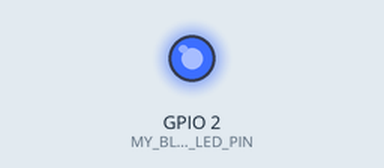
Simulated run of this sketch. Board: ESP8266 (NodeMCU). Shown: output pins drawn as LEDs (lit = HIGH). WiFi joins after 1.5 s; servers stay silent unless stated.

Above: at 2.4 s.
At 4.7 s:
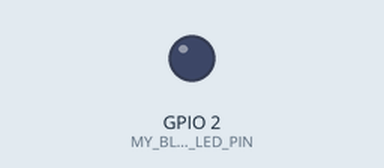
Timing chart, 0 to 6.4 s (numbered marks = the images above):
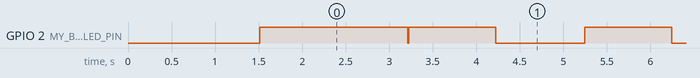

The sketch:

client.ino
```cpp
/*
  Skyrc IMAX B6 - uart to serial port over esp8266 client
  I used this scetch with nodemcu, because it got uart to serial port converter.
  Possible using with esp8266 + any ftdi convertor.
  Remark: If you got bad uart signal :
  remove resistor R4 https://github.com/neolead/skyrc-imax-b6-usb-uart-over-wifi-with-esp8266/raw/main/uart.jpg
  thanks to : https://github.com/stawel/cheali-charger/issues/256
  Created by neolead: janvarry@gmail.com nov.2020
  main part maid by from by Tom Igoe
 */

#include <ESP8266WiFi.h>
#define MY_BLUE_LED_PIN 2


const char* ssid     = "TCPUARTBridge";
const char* password = "12345678";

// Enter the IP address of the server you're connecting to:
IPAddress server(192, 168, 4, 1);
int port = 23;

// Initialize the Wifi client library
WiFiClient client;

void setup() {
  WiFi.setSleepMode(WIFI_NONE_SLEEP);
  Serial.begin(38400,SERIAL_8E2);
  pinMode(MY_BLUE_LED_PIN, OUTPUT);
  delay(10);


  WiFi.begin(ssid, password);

  while (WiFi.status() != WL_CONNECTED) {
    digitalWrite(MY_BLUE_LED_PIN, LOW);
    delay(500);
    digitalWrite(MY_BLUE_LED_PIN, HIGH);
    //Serial.print(".");
  }


  if (client.connect(server, port)) {
    //Serial.println("connected to server");
    digitalWrite(MY_BLUE_LED_PIN, HIGH);
    delay(50);
      }
  else {
    // if you didn't get a connection to the server:
//    Serial.println("connection to server failed");
    digitalWrite(MY_BLUE_LED_PIN, LOW);
    delay(200);
    digitalWrite(MY_BLUE_LED_PIN, HIGH);
    delay(200);
    digitalWrite(MY_BLUE_LED_PIN, LOW);
  }
}

void loop()
{
  // if there are incoming bytes available
  // from the server, read them and print them:
  if (client.available()) {
    char c = client.read();
    Serial.print(c);
    digitalWrite(MY_BLUE_LED_PIN, LOW);
    delay(10);
    digitalWrite(MY_BLUE_LED_PIN, HIGH);
    delay(10);
  }

  // as long as there are bytes in the serial queue,
  // read them and send them out the socket if it's open:
  while (Serial.available() > 0) {
    char inChar = Serial.read();
    digitalWrite(MY_BLUE_LED_PIN, LOW);
    delay(10);
    digitalWrite(MY_BLUE_LED_PIN, HIGH);
    delay(10);
    if (client.connected())
    {
      client.print(inChar);
    }
    else client.connect(server, port);
    delay(10);
  }

  // if the server's disconnected, stop the client:
  if (!client.connected()) {
    //Serial.println("x");
    digitalWrite(MY_BLUE_LED_PIN, LOW);
    delay(10);
    digitalWrite(MY_BLUE_LED_PIN, HIGH);
    delay(1000);
    digitalWrite(MY_BLUE_LED_PIN, LOW);
    delay(10);
    client.stop();
    delay(1000);
  }
}
```

Measured:
- by itself, GPIO 2 (MY_BLUE_LED_PIN): repeats every 2.0 s: HIGH 1.0 s, LOW 1.0 s
